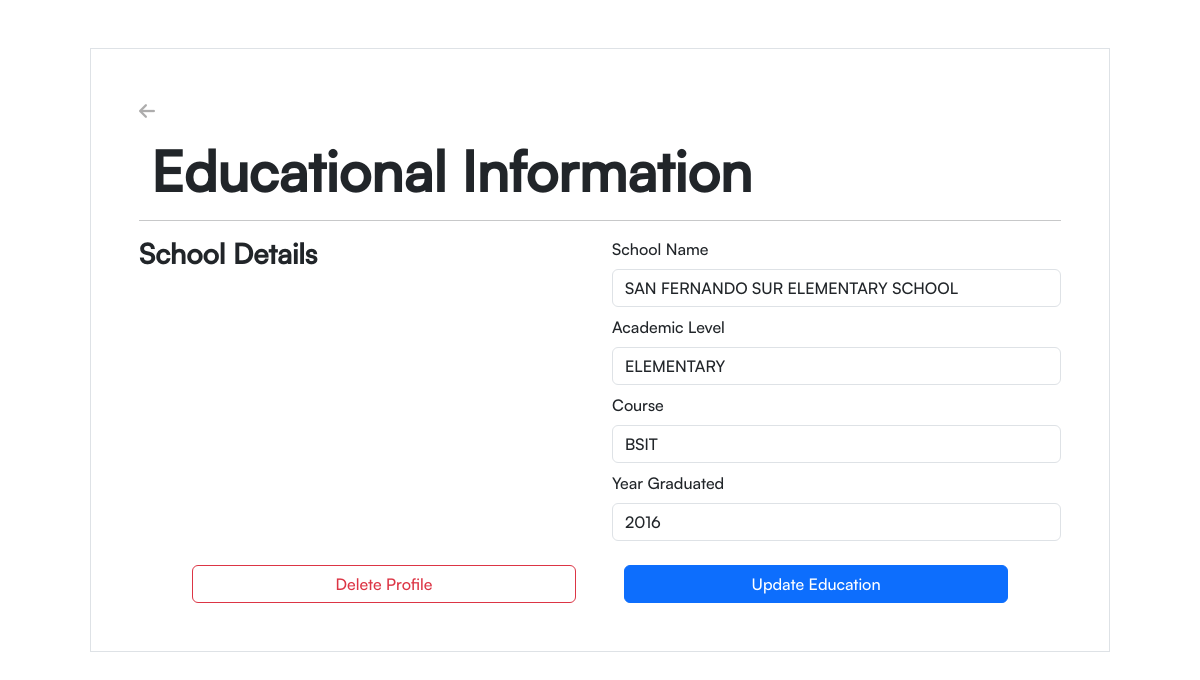
Page /includes/editEducation.php?id=9 on the committed database.
### tables this page shows
CREATE TABLE `education` (
  `educationID` int(11) NOT NULL,
  `acadLevel` varchar(50) NOT NULL,
  `schoolName` varchar(100) NOT NULL,
  `yr_grad` year(4) DEFAULT NULL,
  `course_name` varchar(100) DEFAULT NULL
);

### Education.php (called while the page is built, shortened)
<?php
require_once "connection/pdo_connection4.php";
class Education
{
    private $con;
    public function __construct($db)
    {
        $this->con = $db;
    }
    public function viewEducation($educationID)
    {
        $stmt = $this->con->prepare("SELECT * FROM education WHERE educationID = ?");
        $stmt->execute([$educationID]);
        return $stmt->rowCount() ? $stmt->fetch() : 0;
    }
}
$Education = new Education($db);

### includes/editEducation.php (the view, shortened to what this page needs)
<?php
include '../Education.php';
if (isset($_GET['id'])) {
    $row1 = $Education->viewEducation($_GET['id']);
} else {
}
?>
<!DOCTYPE html>
<html lang="en">
<head>
    <link href="https://cdn.jsdelivr.net/npm/bootstrap@5.3.8/dist/css/bootstrap.min.css" rel="stylesheet"
>
    <link rel="stylesheet" href="../css/style.css">
</head>
<body>
    <section class="container">
        <form method="POST" class="g-3 needs-validation border border-1 m-5 p-5" novalidate>
            <a href="../index.php"><img src="../imgs/return.png" class="img-fluid pe-2" width="24" alt="back"></a>
            <div class="container">
                <div class="display-4 mt-3 text-start fw-bold mb-3 d-none d-md-block">Educational Information</div>
            </div>
            <hr>
            <div class="row">
                <div class="col-12 col-md-6 h3 fw-bold">School Details</div>
                <div class="col-12 col-md-6">
                    <div class="col-12 position-relative mb-2">
                        <label for="validationTooltip01" class="form-label">School Name</label>
                        <input type="text" class="form-control" id="validationTooltip01" name="schoolName" required
                            value="<?= strtoupper($row1['schoolName']) ?>">
                    </div>
                    <div class="position-relative mb-2">
                        <label for="validationTooltip02" class="form-label">Academic Level</label>
                        <input type="text" class="form-control" id="validationTooltip02" name="acadLevel" required
                            value="<?= strtoupper($row1['acadLevel']) ?>">
                    </div>
                    <div class="position-relative mb-2">
                        <label for="validationTooltip03" class="form-label">Course</label>
                        <input type="text" class="form-control" id="validationTooltip03" name="course_name" required
                            value="<?= strtoupper($row1['course_name']) ?>">
                    </div>
                    <div class="col-12 position-relative mb-2">
                        <label for="validationTooltip04" class="form-label">Year Graduated</label>
                        <input type="text" class="form-control" id="validationTooltip04" name="yr_grad" required
                            value="<?= strtoupper($row1['yr_grad']) ?>">
                    </div>
                </div>
            </div>
            <div class="row mt-3 g-0 gap-md-5 gap-2 justify-content-center">
                <button class="col-12 col-md-5 btn btn-outline-danger" type="button">Delete Profile</button>
                <button class="col-12 col-md-5 btn btn-primary" type="submit" name="editEducation">Update
                    Education</button>
            </div>
        </form>
    </section>
</body>
</html>

### css/style.css (style rules this page uses)
* { font-family: 'Satoshi', sans-serif; }

### rows in the picture
education: schoolName "SAN FERNANDO SUR ELEMENTARY SCHOOL", acadLevel "ELEMENTARY", course_name "BSIT", yr_grad "2016"
